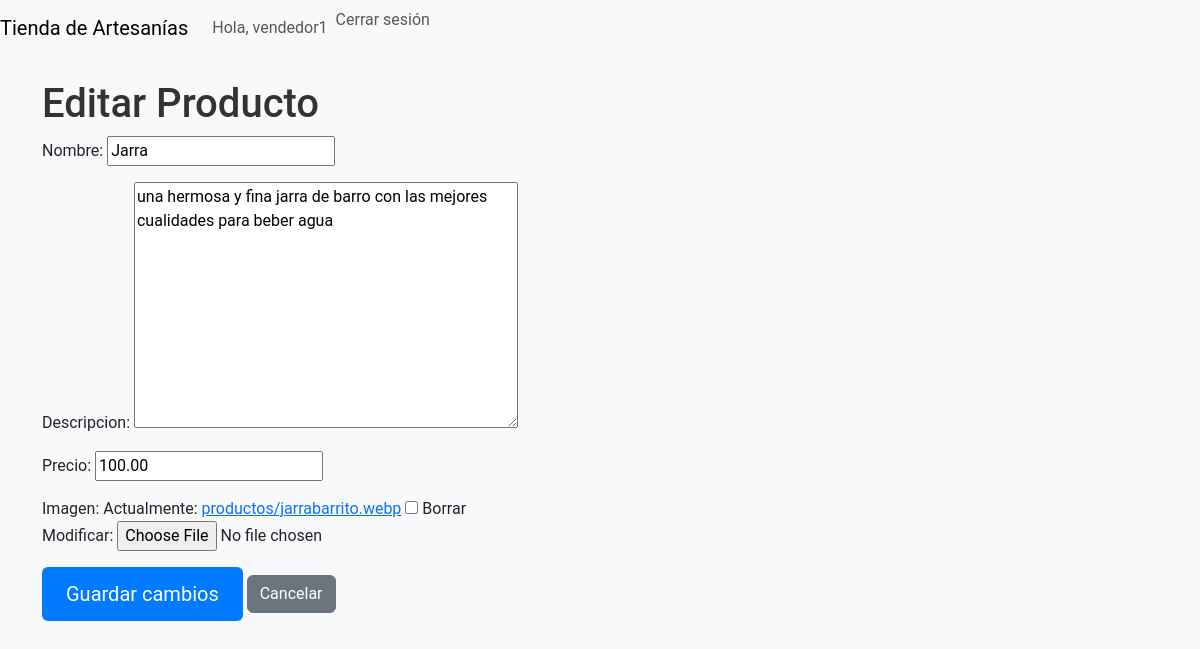
Page /vendedor/editar/1/ (signed in) on the committed database.
### tienda/models.py (models this page shows, shortened)
class Producto(models.Model):
    nombre = models.CharField(max_length=100)
    descripcion = models.TextField()
    precio = models.DecimalField(max_digits=10, decimal_places=2)
    imagen = models.ImageField(upload_to='productos/', null=True, blank=True)  # Este es el campo para las imágenes
    vendedor = models.ForeignKey(Vendedor, on_delete=models.CASCADE, related_name='productos')

### tienda/views.py (the view)
# urls.py: path('vendedor/editar/<int:producto_id>/', views.editar_producto, name='editar_producto'),
@login_required
def editar_producto(request, producto_id):
    producto = get_object_or_404(Producto, id=producto_id)
    if hasattr(request.user, 'vendedor') and producto.vendedor == request.user.vendedor:
        if request.method == 'POST':
            form = ProductoForm(request.POST, request.FILES, instance=producto)
            if form.is_valid():
                form.save()
                return redirect('vista_vendedor')
        else:
            form = ProductoForm(instance=producto)
        return render(request, 'tienda/editar_producto.html', {'form': form, 'producto': producto})
    return redirect('vista_comprador')

### tienda/forms.py
class ProductoForm(forms.ModelForm):
    class Meta:
        model = Producto
        fields = ['nombre', 'descripcion', 'precio', 'imagen']

### tienda/templates/tienda/editar_producto.html (shortened to what this page needs)
{% extends "tienda/base.html" %}
{% block content %}
<h1>Editar Producto</h1>
<form method="post" enctype="multipart/form-data">
    {{ form.as_p }}
    <button type="submit" class="btn btn-primary">Guardar cambios</button>
    <a href="{% url 'vista_vendedor' %}" class="btn btn-secondary">Cancelar</a>
</form>
{% endblock %}

### tienda/templates/tienda/base.html (shortened to what this page needs)
{% load static %}
<!DOCTYPE html>
<html lang="en">
<head>
    <link href="https://cdn.jsdelivr.net/npm/bootstrap@5.3.0-alpha1/dist/css/bootstrap.min.css" rel="stylesheet">
    <link rel="stylesheet" href="{% static 'css/styles.css' %}">
</head>
<body>
    <nav class="navbar navbar-expand-lg navbar-light bg-light">
        <a class="navbar-brand" href="{% url 'pagina_inicio' %}">Tienda de Artesanías</a>
        <div class="collapse navbar-collapse">
            <ul class="navbar-nav ml-auto">
                {% if user.is_authenticated %}
                    <li class="nav-item">
                        <span class="nav-link">Hola, {{ user.username }}</span>
                    </li>
                    <li class="nav-item">
                        <form action="{% url 'logout' %}" method="post" style="display:inline;">
                            <button type="submit" class="btn btn-link nav-link" style="padding: 0; border: none; background: none;">Cerrar sesión</button>
                        </form>
                    </li>
                {% else %}
                    <li class="nav-item">
                        <a class="nav-link" href="{% url 'login' %}">Iniciar sesión</a>
                    </li>
                {% endif %}
            </ul>
        </div>
    </nav>
    <div class="container mt-4">
        {% block content %}{% endblock %}
    </div>
</body>
</html>

### tienda/static/css/styles.css (style rules this page uses)
body { font-family: 'Roboto', sans-serif; background-color: #f8f9fa; }
h1, .lead { color: #333; }
.btn-primary { background-color: #007bff; border: none; padding: 0.75rem 1.5rem; font-size: 1.25rem; transition: all 0.3s ease; }

### rows in the picture
Producto: nombre "Jarra", descripcion "una hermosa y fina jarra de barro con las mejores cualidades para beber agua", precio "100.00"

### other values in the picture
{{ user.username }} "vendedor1"
